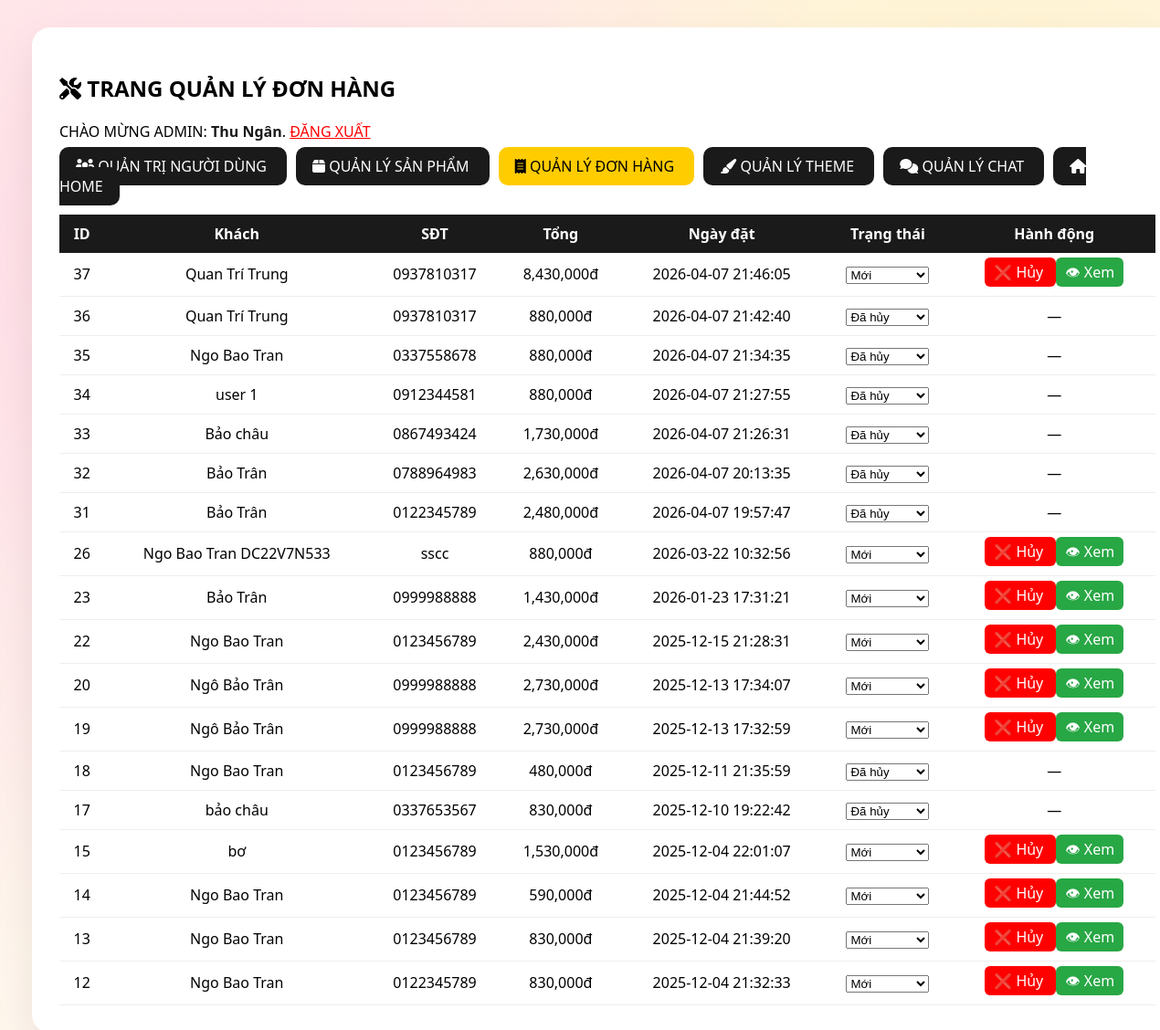
The page /admin/orders.php (signed in) on the database its author committed.
### tables this page shows
CREATE TABLE `orders` (
  `id` int(11) NOT NULL,
  `user_id` int(11) DEFAULT NULL,
  `customer_name` varchar(255) NOT NULL,
  `customer_email` varchar(255) DEFAULT NULL,
  `customer_phone` varchar(20) NOT NULL,
  `customer_address` text NOT NULL,
  `shipping_fee` decimal(10,2) NOT NULL DEFAULT 0.00,
  `total_amount` decimal(10,2) NOT NULL,
  `order_date` datetime DEFAULT current_timestamp(),
  `delivery_time` datetime DEFAULT NULL,
  `status` varchar(50) DEFAULT 'Mới'
);

### admin/orders.php (the view, shortened to what this page needs)
<?php
include '../db_config.php';
$currentPage = basename($_SERVER['PHP_SELF']);
$stmt = $pdo->query("SELECT * FROM orders ORDER BY id DESC");
$orders = $stmt->fetchAll(PDO::FETCH_ASSOC);
?>
<!DOCTYPE html>
<html lang="vi">
<head>
<link rel="stylesheet" href="../css/style.css">
<link rel="stylesheet" href="https://cdnjs.cloudflare.com/ajax/libs/font-awesome/6.0.0-beta3/css/all.min.css">
</head>
<body>
 <div class="admin-container">
            <div class="admin-header-info">
                <h2><i class="fas fa-tools"></i> TRANG QUẢN LÝ ĐƠN HÀNG</h2>
                <p>CHÀO MỪNG ADMIN:
                    <span style="font-weight: bold; color: #1a1a1a;"><?php echo htmlspecialchars($_SESSION['fullname'] ?? 'Quản trị viên'); ?></span>.
                    <a href="../logout.php" style="color: red;">ĐĂNG XUẤT</a>
                </p>
            </div>
           <div class="admin-menu">
                <a href="users.php"
                class="<?= $currentPage == 'users.php' ? 'active' : '' ?>">
                    <i class="fas fa-users-cog"></i> QUẢN TRỊ NGƯỜI DÙNG
                </a>
                <a href="products.php"
                class="<?= $currentPage == 'products.php' ? 'active' : '' ?>">
                    <i class="fas fa-box"></i> QUẢN LÝ SẢN PHẨM
                </a>
                <a href="orders.php"
                class="<?= $currentPage == 'orders.php' ? 'active' : '' ?>">
                    <i class="fas fa-receipt"></i> QUẢN LÝ ĐƠN HÀNG
                </a>
                <a href="theme.php"
                class="<?= $currentPage == 'theme.php' ? 'active' : '' ?>">
                    <i class="fas fa-paint-brush"></i> QUẢN LÝ THEME
                </a>
                <a href="chat.php"
                    class="<?= $currentPage == 'chat.php' ? 'active' : '' ?>">
                    <i class="fas fa-comments"></i> QUẢN LÝ CHAT
                    </a>
                <a href="/flower_shop/index.php">
                        <i class="fas fa-home"></i> HOME </a>
            </div>
<table>
<tr>
    <th>ID</th>
    <th>Khách</th>
    <th>SĐT</th>
    <th>Tổng</th>
    <th>Ngày đặt</th>
    <th>Trạng thái</th>
    <th>Hành động</th>
</tr>
<?php foreach ($orders as $o): ?>
<tr>
    <td><?= $o['id'] ?></td>
    <td><?= $o['customer_name'] ?></td>
    <td><?= $o['customer_phone'] ?></td>
    <td><?= number_format($o['total_amount']) ?>đ</td>
    <td><?= $o['order_date'] ?></td>
    <td>
        <form method="POST">
        <select name="status" onchange="this.form.submit()">
        <option value="Mới" <?= $o['status']=='Mới' ? 'selected' : '' ?>>Mới</option>
        <option value="Đã hủy" <?= $o['status']=='Đã hủy' ? 'selected' : '' ?>>Đã hủy</option>
        </select>
        </form>
</td>
    <td>
        <?php if ($o['status'] == 'Mới'): ?>
            <a href="cancel_order_admin.php?id=<?= $o['id'] ?>"
               onclick="return confirm('Admin xác nhận hủy đơn này?')"
               style="color:white; background:red; padding:5px 10px; border-radius:6px; text-decoration:none;">
               ❌ Hủy
            </a>
            <a href="../order_success.php?id=<?= $o['id'] ?>"
   style="background:#28a745;color:white;padding:5px 10px;border-radius:6px;text-decoration:none;">
   👁 Xem
</a>
        <?php else: ?>
            —
        <?php endif; ?>
    </td>
</tr>
<?php endforeach; ?>
</table>
</div>
</body>
</html>

### css/style.css (style rules this page uses)
body { font-family: 'Times New Roman', Times, serif, sans-serif; margin: 0; padding: 0; background-color: #fffaf0; }
:root { --primary-color: #e91e63; --secondary-color: #ffc107; --dark-color: #2c3e50; }
html, body { margin: 0; padding: 0; width: 100%; overflow-x: hidden; }

### admin/orders.php (style rules this page uses)
body { margin: 0; padding: 30px; font-family: 'Segoe UI', sans-serif; background: radial-gradient(circle at 15% 25%, rgba(255, 214, 230, 0.9), transparent 55%), radial-gradient(circle at 85% 20%, rgba(255, 241, 200, 0.9), transparent 55%), radial-gradient(circle at 50% 80%, rgba(255, 220, 235, 0.8), transparent 60%); background-color: #fff7ec; }
.admin-container { max-width: 1200px; margin: auto; padding: 30px; background: white; border-radius: 20px; box-shadow: 0 20px 45px rgba(0,0,0,0.08); }
.admin-menu a { background: #1a1a1a; color: white; padding: 10px 18px; margin-right: 10px; border-radius: 10px; text-decoration: none; }
.admin-menu a.active, .admin-menu a:hover { background: #ffcc00; color: black; }
table { width: 100%; border-collapse: collapse; margin-top: 20px; }
th { background: #1a1a1a; color: white; padding: 10px; }
td { padding: 10px; border-bottom: 1px solid #eee; text-align: center; }

### rows shown on the page
orders: id "37", customer_name "Quan Trí Trung", customer_phone "0937810317", total_amount "8,430,000", order_date "2026-04-07 21:46:05", status "Mới"
orders: id "36", customer_name "Quan Trí Trung", customer_phone "0937810317", total_amount "880,000", order_date "2026-04-07 21:42:40", status "Đã hủy"
orders: id "35", customer_name "Ngo Bao Tran", customer_phone "0337558678", total_amount "880,000", order_date "2026-04-07 21:34:35", status "Đã hủy"
orders: id "34", customer_name "user 1", customer_phone "0912344581", total_amount "880,000", order_date "2026-04-07 21:27:55", status "Đã hủy"
orders: id "33", customer_name "Bảo châu", customer_phone "0867493424", total_amount "1,730,000", order_date "2026-04-07 21:26:31", status "Đã hủy"
orders: id "32", customer_name "Bảo Trân", customer_phone "0788964983", total_amount "2,630,000", order_date "2026-04-07 20:13:35", status "Đã hủy"
orders: id "31", customer_name "Bảo Trân", customer_phone "0122345789", total_amount "2,480,000", order_date "2026-04-07 19:57:47", status "Đã hủy"
orders: id "26", customer_name "Ngo Bao Tran DC22V7N533", customer_phone "sscc", total_amount "880,000", order_date "2026-03-22 10:32:56", status "Mới"
orders: id "23", customer_name "Bảo Trân", customer_phone "0999988888", total_amount "1,430,000", order_date "2026-01-23 17:31:21", status "Mới"
orders: id "22", customer_name "Ngo Bao Tran", customer_phone "0123456789", total_amount "2,430,000", order_date "2025-12-15 21:28:31", status "Mới"
orders: id "20", customer_name "Ngô Bảo Trân", customer_phone "0999988888", total_amount "2,730,000", order_date "2025-12-13 17:34:07", status "Mới"
orders: id "19", customer_name "Ngô Bảo Trân", customer_phone "0999988888", total_amount "2,730,000", order_date "2025-12-13 17:32:59", status "Mới"
orders: id "18", customer_name "Ngo Bao Tran", customer_phone "0123456789", total_amount "480,000", order_date "2025-12-11 21:35:59", status "Đã hủy"
orders: id "17", customer_name "bảo châu", customer_phone "0337653567", total_amount "830,000", order_date "2025-12-10 19:22:42", status "Đã hủy"
orders: id "15", customer_name "bơ", customer_phone "0123456789", total_amount "1,530,000", order_date "2025-12-04 22:01:07", status "Mới"
orders: id "14", customer_name "Ngo Bao Tran", customer_phone "0123456789", total_amount "590,000", order_date "2025-12-04 21:44:52", status "Mới"
orders: id "13", customer_name "Ngo Bao Tran", customer_phone "0123456789", total_amount "830,000", order_date "2025-12-04 21:39:20", status "Mới"
orders: id "12", customer_name "Ngo Bao Tran", customer_phone "0122345789", total_amount "830,000", order_date "2025-12-04 21:32:33", status "Mới"

### other values the page prints
$_SESSION['fullname'] "Thu Ngân"
